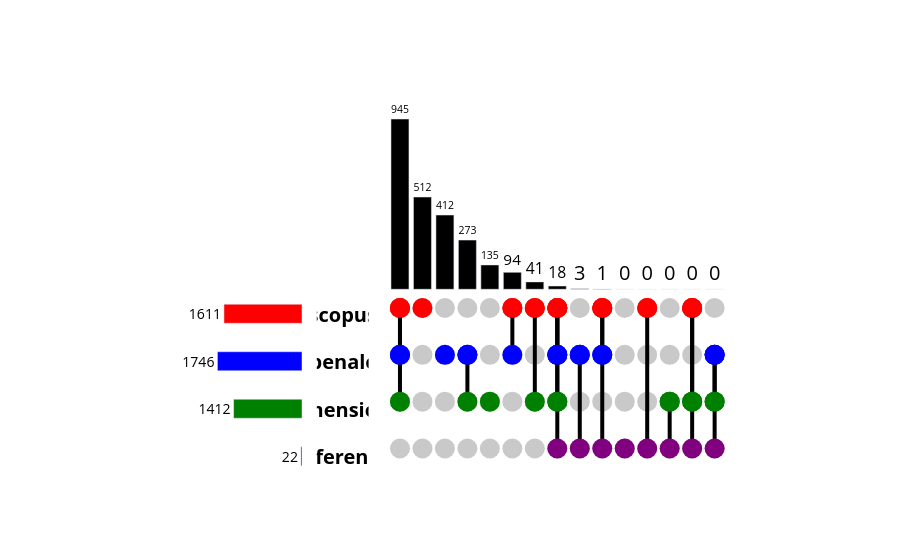

The notebook cell saved with this chart:
### Markdown cell above
#### Upset plot

### Code cell
from slrrag.settings import PATH_UPSET
from slrrag.upset_plotter import plot_upset


path_upset = PATH_UPSET
fig_upset = plot_upset(df_papers_04)
fig_upset.write_html(path_upset)
print("Upset plot saved to : ", path_upset)
fig_upset

### Figure 1 — Plotly figure (JSON) as saved in the notebook; plotly's stock layout.template omitted (floating-point values rounded to 4 significant figures)
{"data": [{"marker": {"color": "#C9C9C9", "size": 20}, "mode": "markers", "showlegend": false, "type": "scatter", "x": [0, 0, 0, 0, 1, 1, 1, 1, 2, 2, 2, 2, 3, 3, 3, 3, 4, 4, 4, 4, 5, 5, 5, 5, 6, 6, 6, 6, 7, 7, 7, 7, 8, 8, 8, 8, 9, 9, 9, 9, 10, 10, 10, 10, 11, 11, 11, 11, 12, 12, 12, 12, 13, 13, 13, 13, 14, 14, 14, 14], "xaxis": "x3", "y": [-104.0, -363.8, -623.7, -883.6, -104.0, -363.8, -623.7, -883.6, -104.0, -363.8, -623.7, -883.6, -104.0, -363.8, -623.7, -883.6, -104.0, -363.8, -623.7, -883.6, -104.0, -363.8, -623.7, -883.6, -104.0, -363.8, -623.7, -883.6, -104.0, -363.8, -623.7, -883.6, -104.0, -363.8, -623.7, -883.6, -104.0, -363.8, -623.7, -883.6, -104.0, -363.8, -623.7, -883.6, -104.0, -363.8, -623.7, -883.6, -104.0, -363.8, -623.7, -883.6, -104.0, -363.8, -623.7, -883.6, -104.0, -363.8, -623.7, -883.6], "yaxis": "y3"}, {"line": {"color": "black", "width": 4}, "marker": {"color": ["red"], "line": {"color": "black"}, "showscale": false, "size": 20}, "mode": "markers+lines", "showlegend": false, "type": "scatter", "x": [0], "xaxis": "x3", "y": [-104.0], "yaxis": "y3"}, {"line": {"color": "black", "width": 4}, "marker": {"color": ["red", "blue"], "line": {"color": "black"}, "showscale": false, "size": 20}, "mode": "markers+lines", "showlegend": false, "type": "scatter", "x": [0, 0], "xaxis": "x3", "y": [-104.0, -363.8], "yaxis": "y3"}, {"line": {"color": "black", "width": 4}, "marker": {"color": ["red", "blue", "green"], "line": {"color": "black"}, "showscale": false, "size": 20}, "mode": "markers+lines", "showlegend": false, "type": "scatter", "x": [0, 0, 0], "xaxis": "x3", "y": [-104.0, -363.8, -623.7], "yaxis": "y3"}, {"line": {"color": "black", "width": 4}, "marker": {"color": ["red"], "line": {"color": "black"}, "showscale": false, "size": 20}, "mode": "markers+lines", "showlegend": false, "type": "scatter", "x": [1], "xaxis": "x3", "y": [-104.0], "yaxis": "y3"}, {"line": {"color": "black", "width": 4}, "marker": {"color": ["blue"], "line": {"color": "black"}, "showscale": false, "size": 20}, "mode": "markers+lines", "showlegend": false, "type": "scatter", "x": [2], "xaxis": "x3", "y": [-363.8], "yaxis": "y3"}, {"line": {"color": "black", "width": 4}, "marker": {"color": ["blue"], "line": {"color": "black"}, "showscale": false, "size": 20}, "mode": "markers+lines", "showlegend": false, "type": "scatter", "x": [3], "xaxis": "x3", "y": [-363.8], "yaxis": "y3"}, {"line": {"color": "black", "width": 4}, "marker": {"color": ["blue", "green"], "line": {"color": "black"}, "showscale": false, "size": 20}, "mode": "markers+lines", "showlegend": false, "type": "scatter", "x": [3, 3], "xaxis": "x3", "y": [-363.8, -623.7], "yaxis": "y3"}, {"line": {"color": "black", "width": 4}, "marker": {"color": ["green"], "line": {"color": "black"}, "showscale": false, "size": 20}, "mode": "markers+lines", "showlegend": false, "type": "scatter", "x": [4], "xaxis": "x3", "y": [-623.7], "yaxis": "y3"}, {"line": {"color": "black", "width": 4}, "marker": {"color": ["red"], "line": {"color": "black"}, "showscale": false, "size": 20}, "mode": "markers+lines", "showlegend": false, "type": "scatter", "x": [5], "xaxis": "x3", "y": [-104.0], "yaxis": "y3"}, {"line": {"color": "black", "width": 4}, "marker": {"color": ["red", "blue"], "line": {"color": "black"}, "showscale": false, "size": 20}, "mode": "markers+lines", "showlegend": false, "type": "scatter", "x": [5, 5], "xaxis": "x3", "y": [-104.0, -363.8], "yaxis": "y3"}, {"line": {"color": "black", "width": 4}, "marker": {"color": ["red"], "line": {"color": "black"}, "showscale": false, "size": 20}, "mode": "markers+lines", "showlegend": false, "type": "scatter", "x": [6], "xaxis": "x3", "y": [-104.0], "yaxis": "y3"}, {"line": {"color": "black", "width": 4}, "marker": {"color": ["red", "green"], "line": {"color": "black"}, "showscale": false, "size": 20}, "mode": "markers+lines", "showlegend": false, "type": "scatter", "x": [6, 6], "xaxis": "x3", "y": [-104.0, -623.7], "yaxis": "y3"}, {"line": {"color": "black", "width": 4}, "marker": {"color": ["red"], "line": {"color": "black"}, "showscale": false, "size": 20}, "mode": "markers+lines", "showlegend": false, "type": "scatter", "x": [7], "xaxis": "x3", "y": [-104.0], "yaxis": "y3"}, {"line": {"color": "black", "width": 4}, "marker": {"color": ["red", "blue"], "line": {"color": "black"}, "showscale": false, "size": 20}, "mode": "markers+lines", "showlegend": false, "type": "scatter", "x": [7, 7], "xaxis": "x3", "y": [-104.0, -363.8], "yaxis": "y3"}, {"line": {"color": "black", "width": 4}, "marker": {"color": ["red", "blue", "green"], "line": {"color": "black"}, "showscale": false, "size": 20}, "mode": "markers+lines", "showlegend": false, "type": "scatter", "x": [7, 7, 7], "xaxis": "x3", "y": [-104.0, -363.8, -623.7], "yaxis": "y3"}, {"line": {"color": "black", "width": 4}, "marker": {"color": ["red", "blue", "green", "purple"], "line": {"color": "black"}, "showscale": false, "size": 20}, "mode": "markers+lines", "showlegend": false, "type": "scatter", "x": [7, 7, 7, 7], "xaxis": "x3", "y": [-104.0, -363.8, -623.7, -883.6], "yaxis": "y3"}, {"line": {"color": "black", "width": 4}, "marker": {"color": ["blue"], "line": {"color": "black"}, "showscale": false, "size": 20}, "mode": "markers+lines", "showlegend": false, "type": "scatter", "x": [8], "xaxis": "x3", "y": [-363.8], "yaxis": "y3"}, {"line": {"color": "black", "width": 4}, "marker": {"color": ["blue", "purple"], "line": {"color": "black"}, "showscale": false, "size": 20}, "mode": "markers+lines", "showlegend": false, "type": "scatter", "x": [8, 8], "xaxis": "x3", "y": [-363.8, -883.6], "yaxis": "y3"}, {"line": {"color": "black", "width": 4}, "marker": {"color": ["red"], "line": {"color": "black"}, "showscale": false, "size": 20}, "mode": "markers+lines", "showlegend": false, "type": "scatter", "x": [9], "xaxis": "x3", "y": [-104.0], "yaxis": "y3"}, {"line": {"color": "black", "width": 4}, "marker": {"color": ["red", "blue"], "line": {"color": "black"}, "showscale": false, "size": 20}, "mode": "markers+lines", "showlegend": false, "type": "scatter", "x": [9, 9], "xaxis": "x3", "y": [-104.0, -363.8], "yaxis": "y3"}, {"line": {"color": "black", "width": 4}, "marker": {"color": ["red", "blue", "purple"], "line": {"color": "black"}, "showscale": false, "size": 20}, "mode": "markers+lines", "showlegend": false, "type": "scatter", "x": [9, 9, 9], "xaxis": "x3", "y": [-104.0, -363.8, -883.6], "yaxis": "y3"}, {"line": {"color": "black", "width": 4}, "marker": {"color": ["purple"], "line": {"color": "black"}, "showscale": false, "size": 20}, "mode": "markers+lines", "showlegend": false, "type": "scatter", "x": [10], "xaxis": "x3", "y": [-883.6], "yaxis": "y3"}, {"line": {"color": "black", "width": 4}, "marker": {"color": ["red"], "line": {"color": "black"}, "showscale": false, "size": 20}, "mode": "markers+lines", "showlegend": false, "type": "scatter", "x": [11], "xaxis": "x3", "y": [-104.0], "yaxis": "y3"}, {"line": {"color": "black", "width": 4}, "marker": {"color": ["red", "purple"], "line": {"color": "black"}, "showscale": false, "size": 20}, "mode": "markers+lines", "showlegend": false, "type": "scatter", "x": [11, 11], "xaxis": "x3", "y": [-104.0, -883.6], "yaxis": "y3"}, {"line": {"color": "black", "width": 4}, "marker": {"color": ["green"], "line": {"color": "black"}, "showscale": false, "size": 20}, "mode": "markers+lines", "showlegend": false, "type": "scatter", "x": [12], "xaxis": "x3", "y": [-623.7], "yaxis": "y3"}, {"line": {"color": "black", "width": 4}, "marker": {"color": ["green", "purple"], "line": {"color": "black"}, "showscale": false, "size": 20}, "mode": "markers+lines", "showlegend": false, "type": "scatter", "x": [12, 12], "xaxis": "x3", "y": [-623.7, -883.6], "yaxis": "y3"}, {"line": {"color": "black", "width": 4}, "marker": {"color": ["red"], "line": {"color": "black"}, "showscale": false, "size": 20}, "mode": "markers+lines", "showlegend": false, "type": "scatter", "x": [13], "xaxis": "x3", "y": [-104.0], "yaxis": "y3"}, {"line": {"color": "black", "width": 4}, "marker": {"color": ["red", "green"], "line": {"color": "black"}, "showscale": false, "size": 20}, "mode": "markers+lines", "showlegend": false, "type": "scatter", "x": [13, 13], "xaxis": "x3", "y": [-104.0, -623.7], "yaxis": "y3"}, {"line": {"color": "black", "width": 4}, "marker": {"color": ["red", "green", "purple"], "line": {"color": "black"}, "showscale": false, "size": 20}, "mode": "markers+lines", "showlegend": false, "type": "scatter", "x": [13, 13, 13], "xaxis": "x3", "y": [-104.0, -623.7, -883.6], "yaxis": "y3"}, {"line": {"color": "black", "width": 4}, "marker": {"color": ["blue"], "line": {"color": "black"}, "showscale": false, "size": 20}, "mode": "markers+lines", "showlegend": false, "type": "scatter", "x": [14], "xaxis": "x3", "y": [-363.8], "yaxis": "y3"}, {"line": {"color": "black", "width": 4}, "marker": {"color": ["blue", "green"], "line": {"color": "black"}, "showscale": false, "size": 20}, "mode": "markers+lines", "showlegend": false, "type": "scatter", "x": [14, 14], "xaxis": "x3", "y": [-363.8, -623.7], "yaxis": "y3"}, {"line": {"color": "black", "width": 4}, "marker": {"color": ["blue", "green", "purple"], "line": {"color": "black"}, "showscale": false, "size": 20}, "mode": "markers+lines", "showlegend": false, "type": "scatter", "x": [14, 14, 14], "xaxis": "x3", "y": [-363.8, -623.7, -883.6], "yaxis": "y3"}, {"hoverinfo": "none", "marker": {"color": "black"}, "text": [945.0, 512.0, 412.0, 273.0, 135.0, 94.0, 41.0, 18.0, 3.0, 1.0, 0.0, 0.0, 0.0, 0.0, 0.0], "textfont": {"color": "black", "size": 20}, "textposition": "outside", "type": "bar", "x": [0, 1, 2, 3, 4, 5, 6, 7, 8, 9, 10, 11, 12, 13, 14], "xaxis": "x3", "y": [945, 512, 412, 273, 135, 94, 41, 18, 3, 1, 0, 0, 0, 0, 0], "yaxis": "y3"}, {"mode": "text", "showlegend": false, "text": ["<b>scopus</b>", "<b>openalex</b>", "<b>dimensions</b>", "<b>reference</b>"], "textfont": {"color": "black", "size": 20}, "textposition": "middle center", "type": "scatter", "x": [-0.1, -0.1, -0.1, -0.1], "xaxis": "x2", "y": [-104.0, -363.8, -623.7, -883.6, -104.0, -363.8, -623.7, -883.6, -104.0, -363.8, -623.7, -883.6, -104.0, -363.8, -623.7, -883.6, -104.0, -363.8, -623.7, -883.6, -104.0, -363.8, -623.7, -883.6, -104.0, -363.8, -623.7, -883.6, -104.0, -363.8, -623.7, -883.6, -104.0, -363.8, -623.7, -883.6, -104.0, -363.8, -623.7, -883.6, -104.0, -363.8, -623.7, -883.6, -104.0, -363.8, -623.7, -883.6, -104.0, -363.8, -623.7, -883.6, -104.0, -363.8, -623.7, -883.6, -104.0, -363.8, -623.7, -883.6], "yaxis": "y2"}, {"marker": {"color": ["red", "blue", "green", "purple", "orange", "yellow"]}, "orientation": "h", "text": [1611.0, 1746.0, 1412.0, 22.0], "textfont": {"color": "black", "size": 20}, "textposition": "outside", "type": "bar", "width": 0.4, "x": [-1611, -1746, -1412, -22], "xaxis": "x", "y": [0, 1, 2, 3], "yaxis": "y"}], "layout": {"plot_bgcolor": "white", "showlegend": false, "xaxis": {"anchor": "y", "domain": [0.1, 0.3], "range": [-3056.0, 0], "showticklabels": false}, "xaxis2": {"anchor": "y2", "domain": [0.32, 0.39], "showticklabels": false}, "xaxis3": {"anchor": "y3", "domain": [0.39, 0.9], "showticklabels": false}, "yaxis": {"anchor": "x", "autorange": "reversed", "domain": [0, 0.5], "showticklabels": false, "side": "right"}, "yaxis2": {"anchor": "x2", "domain": [0.035, 0.45], "showticklabels": false}, "yaxis3": {"anchor": "x3", "domain": [0, 1], "showticklabels": false}}}
